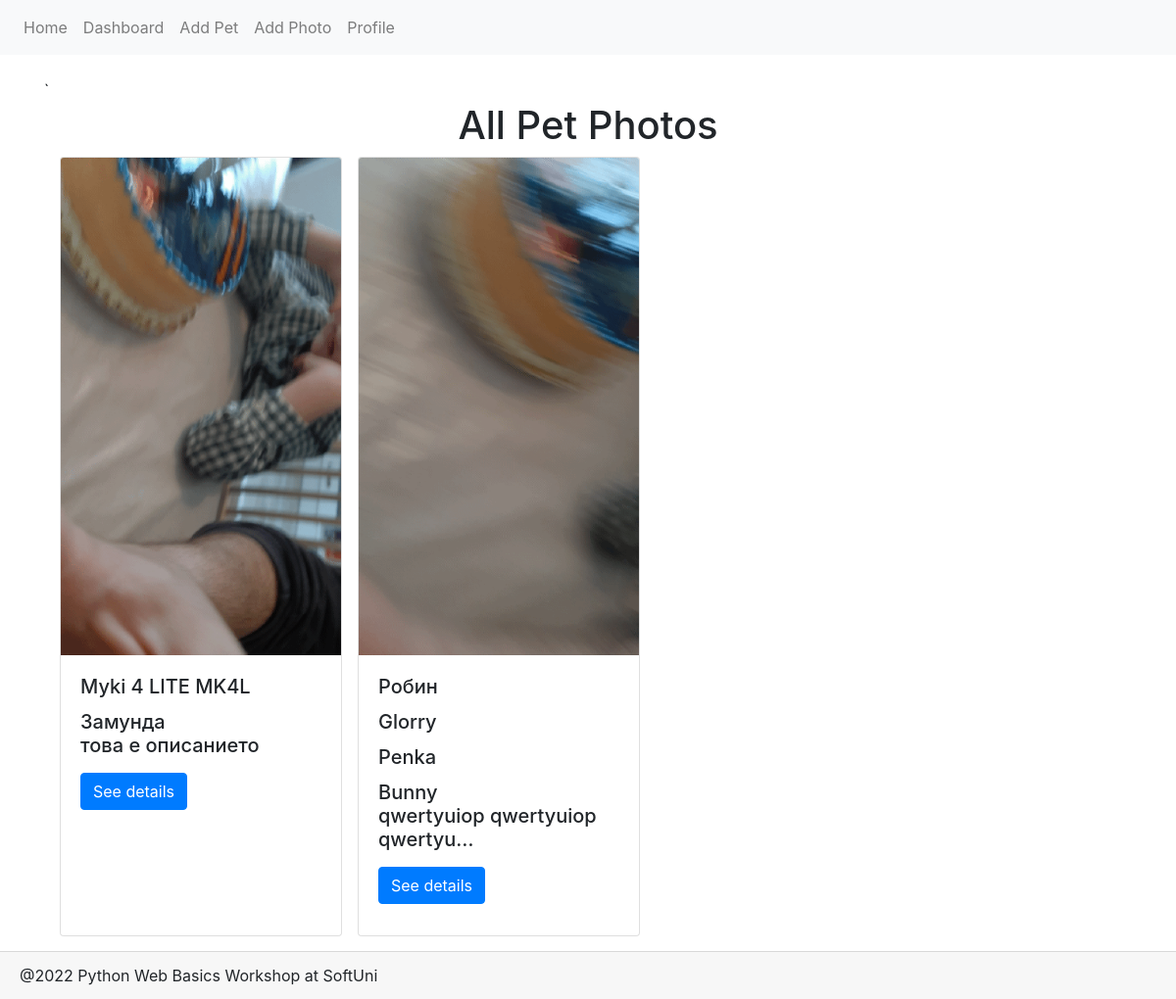
Before: /dashboard/ with the older database file.
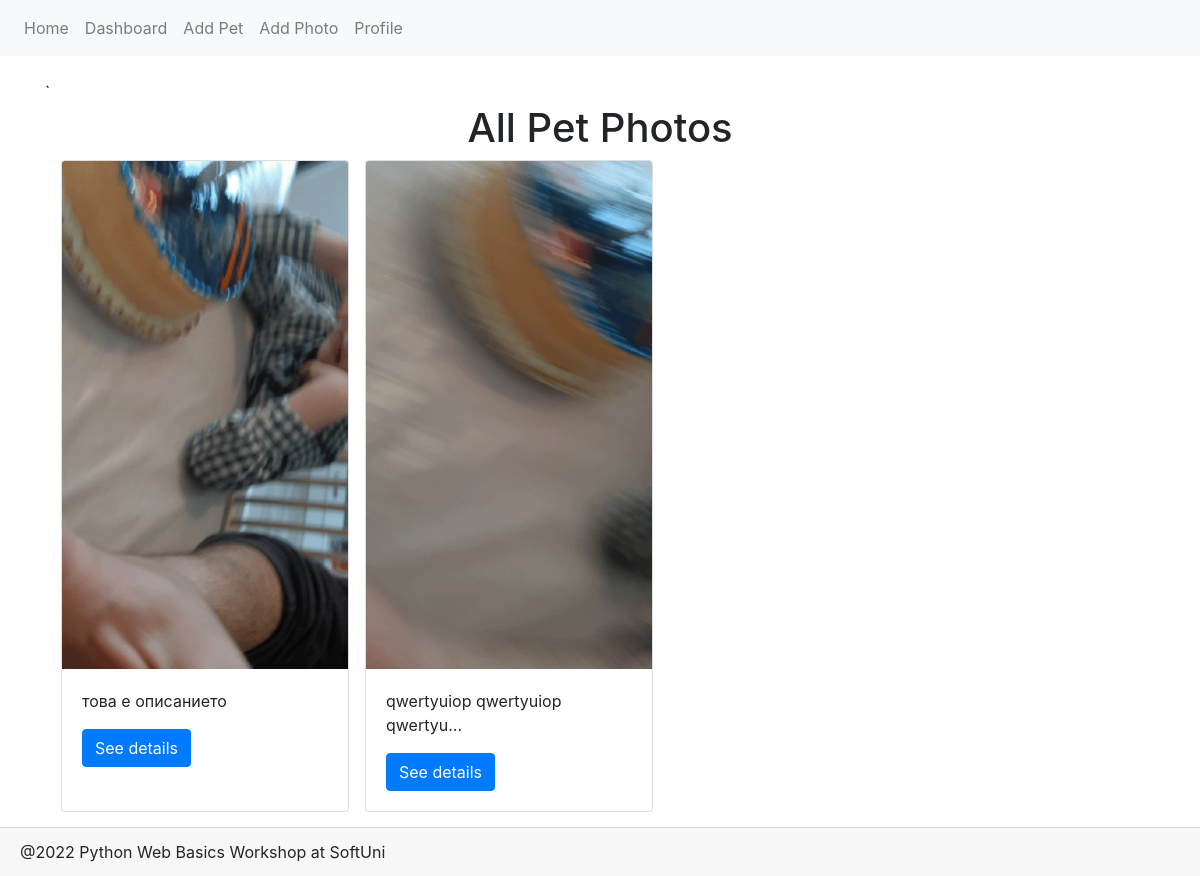
After: the same page with the newer database file.
### Petstagram/main_app/models.py (models this page shows, shortened)
class PetPhoto(models.Model):
    photo = models.ImageField(
        validators=(
            validate_file_max_size,
        )
    )
    tagged_pets = models.ManyToManyField(Pet)
    description = models.TextField(
        null=True,
        blank=True
    )
    publication_date = models.DateTimeField(
        auto_now_add=True,
    )
    likes = models.IntegerField(
        default=0
    )

class Pet(models.Model):
    TYPES = [(x, x) for x in ("Cat", "Dog", "Bunny", "Parrot", "Fish", "Other")]
    name = models.CharField(max_length=30)
    type = models.CharField(
        max_length=max(len(x) for (x, y) in TYPES),
        choices=TYPES
    )
    date_of_birth = models.DateField(
        null=True,
        blank=True
    )
    user_profile = models.ForeignKey(
        Profile,
        on_delete=models.CASCADE
    )
    class Meta:
        unique_together = ('user_profile', 'name')

### Petstagram/main_app/views/generic.py (the view)
# urls.py: path('dashboard/', dashboard, name='dashboard'),
def dashboard(request):
    pet_photos = PetPhoto.objects.all()
    context = {
        'pet_photos': pet_photos,
    }
    return render(request, 'dashboard.html', context)

### Petstagram/main_app/templatetags/profiles.py (called while the page is built)
@register.simple_tag()
def has_profile():
    return Profile.objects.count() > 0

### Petstagram/main_app/templates/dashboard.html
{% extends 'base.html' %}
{% block page_content %}
    {% if pet_photos %}`
        <h1 class='text-center'>All Pet Photos</h1>
        <div class="container mb-5">
        <div class="row mb-5">
        {% for pet_photo in pet_photos %}
            <div class="card ml-3 mb-3" style="width: 18rem;">
                <img src= '{{ pet_photo.photo.url }}'
                     class="card-img-top" alt="Photo description">
                <div class="card-body">
                    {% for pet in pet_photo.tagged_pets.all %}
                        <h5 class="card-title">{{ pet.name }}
                    {% endfor %}
                        <p class="card-text">{{ pet_photo.description|truncatechars:30}}</p>
                        <a href="{% url 'photo_details' pet_photo.id %}" class="btn btn-primary">See details</a>
                </div>
            </div>
        {% endfor %}
        </div>
    </div>
    {% else %}
        <h1 class='text-center'>No pet photos yet</h1>
        <div class=" row d-flex justify-content-center align-content-center">
            <a href="#" class="btn btn-lg btn-secondary row align-self-baseline">Add Photo</a>
        </div>
    {% endif %}
{% endblock %}

Changed rows visible on the page:
removed Pet: name "Myki 4 LITE MK4L", shown under PetPhoto "това е описанието"
removed Pet: name "Замунда", shown under PetPhoto "това е описанието"
removed Pet: name "Робин", shown under PetPhoto "qwertyuiop qwertyuiop qwertyu…"
removed Pet: name "Glorry", shown under PetPhoto "qwertyuiop qwertyuiop qwertyu…"
removed Pet: name "Penka", shown under PetPhoto "qwertyuiop qwertyuiop qwertyu…"
removed Pet: name "Bunny", shown under PetPhoto "qwertyuiop qwertyuiop qwertyu…"
